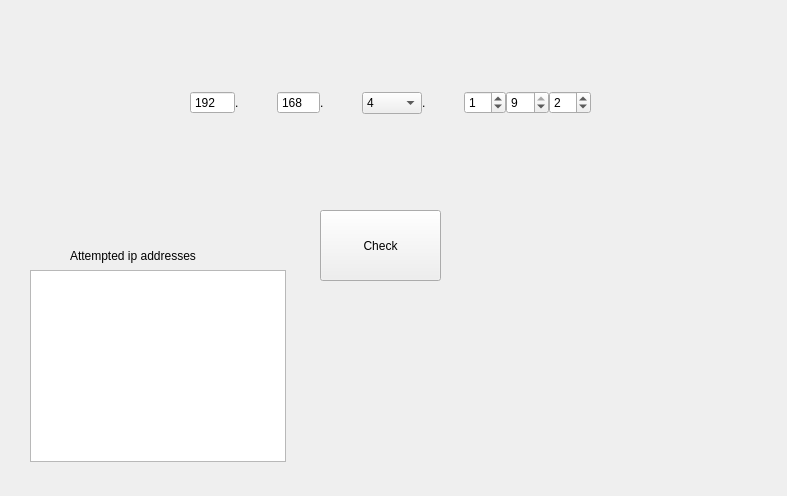
<?xml version="1.0" encoding="UTF-8"?>
<ui version="4.0">
 <class>Form</class>
 <widget class="QWidget" name="Form">
  <property name="geometry">
   <rect>
    <x>0</x>
    <y>0</y>
    <width>787</width>
    <height>496</height>
   </rect>
  </property>
  <property name="windowTitle">
   <string>Form</string>
  </property>
  <property name="styleSheet">
   <string notr="true">font: 22pt &quot;Segoe UI&quot;;</string>
  </property>
  <widget class="QWidget" name="layoutWidget">
   <property name="geometry">
    <rect>
     <x>190</x>
     <y>80</y>
     <width>401</width>
     <height>46</height>
    </rect>
   </property>
   <layout class="QHBoxLayout" name="horizontalLayout">
    <property name="spacing">
     <number>0</number>
    </property>
    <item>
     <widget class="QSpinBox" name="spinEdit1">
      <property name="sizePolicy">
       <sizepolicy hsizetype="Minimum" vsizetype="Maximum">
        <horstretch>0</horstretch>
        <verstretch>0</verstretch>
       </sizepolicy>
      </property>
      <property name="minimumSize">
       <size>
        <width>45</width>
        <height>0</height>
       </size>
      </property>
      <property name="styleSheet">
       <string notr="true"/>
      </property>
      <property name="buttonSymbols">
       <enum>QAbstractSpinBox::NoButtons</enum>
      </property>
      <property name="minimum">
       <number>0</number>
      </property>
      <property name="maximum">
       <number>255</number>
      </property>
      <property name="value">
       <number>192</number>
      </property>
     </widget>
    </item>
    <item>
     <widget class="QLabel" name="label_4">
      <property name="text">
       <string>.</string>
      </property>
     </widget>
    </item>
    <item>
     <widget class="QSpinBox" name="spinEdit2">
      <property name="minimumSize">
       <size>
        <width>40</width>
        <height>0</height>
       </size>
      </property>
      <property name="buttonSymbols">
       <enum>QAbstractSpinBox::NoButtons</enum>
      </property>
      <property name="minimum">
       <number>0</number>
      </property>
      <property name="maximum">
       <number>255</number>
      </property>
      <property name="value">
       <number>168</number>
      </property>
     </widget>
    </item>
    <item>
     <widget class="QLabel" name="label_5">
      <property name="text">
       <string>.</string>
      </property>
     </widget>
    </item>
    <item>
     <widget class="QComboBox" name="comboBox">
      <property name="sizePolicy">
       <sizepolicy hsizetype="Maximum" vsizetype="Maximum">
        <horstretch>0</horstretch>
        <verstretch>0</verstretch>
       </sizepolicy>
      </property>
      <property name="minimumSize">
       <size>
        <width>60</width>
        <height>0</height>
       </size>
      </property>
      <property name="currentIndex">
       <number>0</number>
      </property>
      <item>
       <property name="text">
        <string>4</string>
       </property>
      </item>
      <item>
       <property name="text">
        <string>10</string>
       </property>
      </item>
     </widget>
    </item>
    <item>
     <widget class="QLabel" name="label_6">
      <property name="text">
       <string>.</string>
      </property>
     </widget>
    </item>
    <item>
     <widget class="QSpinBox" name="spinBox1">
      <property name="minimum">
       <number>0</number>
      </property>
      <property name="maximum">
       <number>2</number>
      </property>
      <property name="stepType">
       <enum>QAbstractSpinBox::DefaultStepType</enum>
      </property>
      <property name="value">
       <number>1</number>
      </property>
     </widget>
    </item>
    <item>
     <widget class="QSpinBox" name="spinBox2">
      <property name="minimum">
       <number>0</number>
      </property>
      <property name="maximum">
       <number>9</number>
      </property>
      <property name="value">
       <number>9</number>
      </property>
     </widget>
    </item>
    <item>
     <widget class="QSpinBox" name="spinBox3">
      <property name="minimum">
       <number>0</number>
      </property>
      <property name="maximum">
       <number>9</number>
      </property>
      <property name="value">
       <number>2</number>
      </property>
     </widget>
    </item>
   </layout>
  </widget>
  <widget class="QPushButton" name="checkButton">
   <property name="geometry">
    <rect>
     <x>320</x>
     <y>210</y>
     <width>121</width>
     <height>71</height>
    </rect>
   </property>
   <property name="text">
    <string>Check</string>
   </property>
  </widget>
  <widget class="QListWidget" name="listWidget">
   <property name="enabled">
    <bool>true</bool>
   </property>
   <property name="geometry">
    <rect>
     <x>30</x>
     <y>270</y>
     <width>256</width>
     <height>192</height>
    </rect>
   </property>
  </widget>
  <widget class="QLabel" name="listHeader">
   <property name="enabled">
    <bool>true</bool>
   </property>
   <property name="geometry">
    <rect>
     <x>70</x>
     <y>240</y>
     <width>201</width>
     <height>31</height>
    </rect>
   </property>
   <property name="styleSheet">
    <string notr="true">font: 13pt &quot;Segoe UI&quot;;</string>
   </property>
   <property name="text">
    <string>Attempted ip addresses</string>
   </property>
  </widget>
  <widget class="QLabel" name="info_text">
   <property name="geometry">
    <rect>
     <x>40</x>
     <y>120</y>
     <width>721</width>
     <height>51</height>
    </rect>
   </property>
   <property name="styleSheet">
    <string notr="true">color: rgb(255, 0, 0);
text-align: center;</string>
   </property>
   <property name="text">
    <string/>
   </property>
  </widget>
 </widget>
 <resources/>
 <connections/>
</ui>
